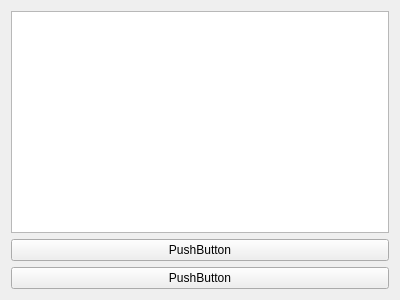
<?xml version="1.0" encoding="UTF-8"?>
<ui version="4.0">
 <class>showform</class>
 <widget class="QWidget" name="showform">
  <property name="geometry">
   <rect>
    <x>0</x>
    <y>0</y>
    <width>400</width>
    <height>300</height>
   </rect>
  </property>
  <property name="windowTitle">
   <string>Form</string>
  </property>
  <layout class="QVBoxLayout" name="verticalLayout">
   <item>
    <widget class="QTextEdit" name="textEdit"/>
   </item>
   <item>
    <widget class="QPushButton" name="pushButton">
     <property name="text">
      <string>PushButton</string>
     </property>
    </widget>
   </item>
   <item>
    <widget class="QPushButton" name="pushButton_2">
     <property name="text">
      <string>PushButton</string>
     </property>
    </widget>
   </item>
  </layout>
 </widget>
 <resources/>
 <connections/>
</ui>
